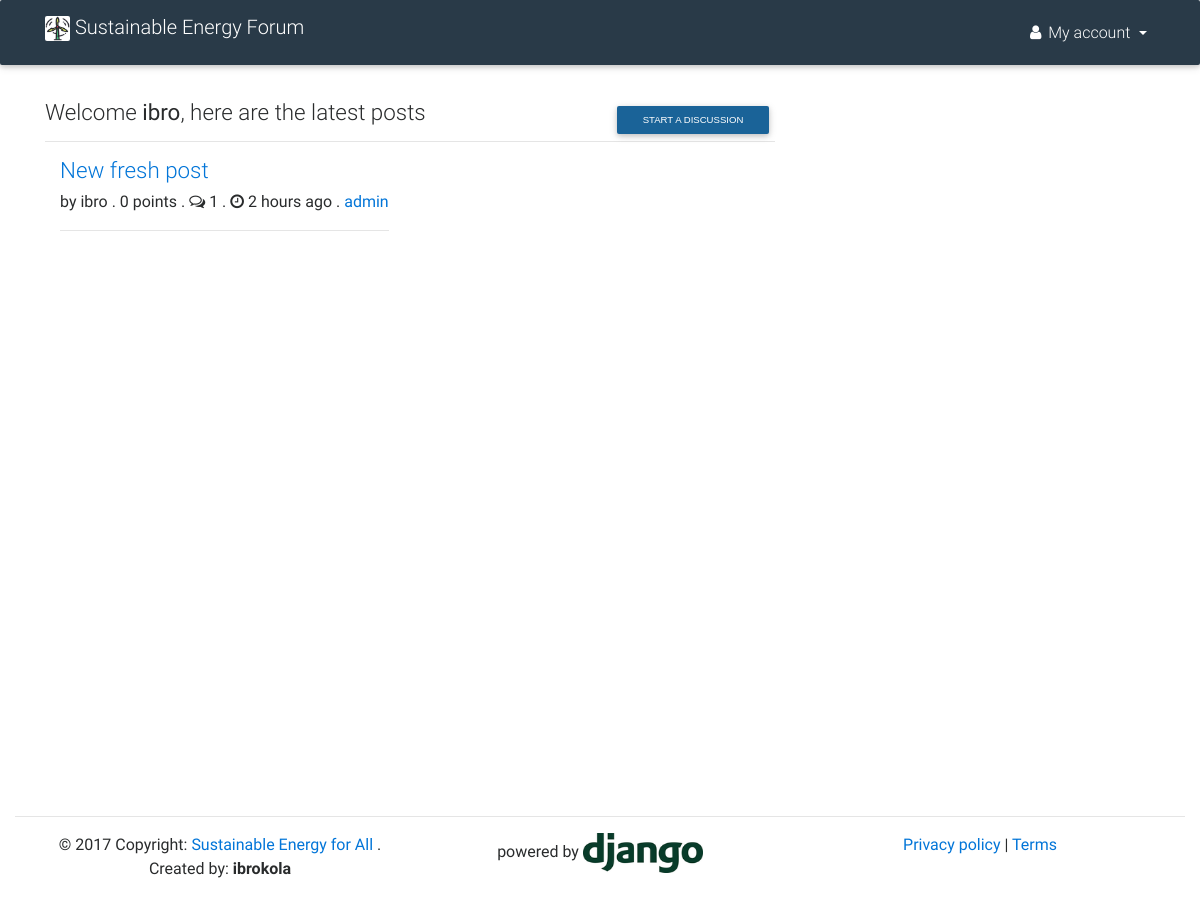
Page / (signed in) on the earlier database version.
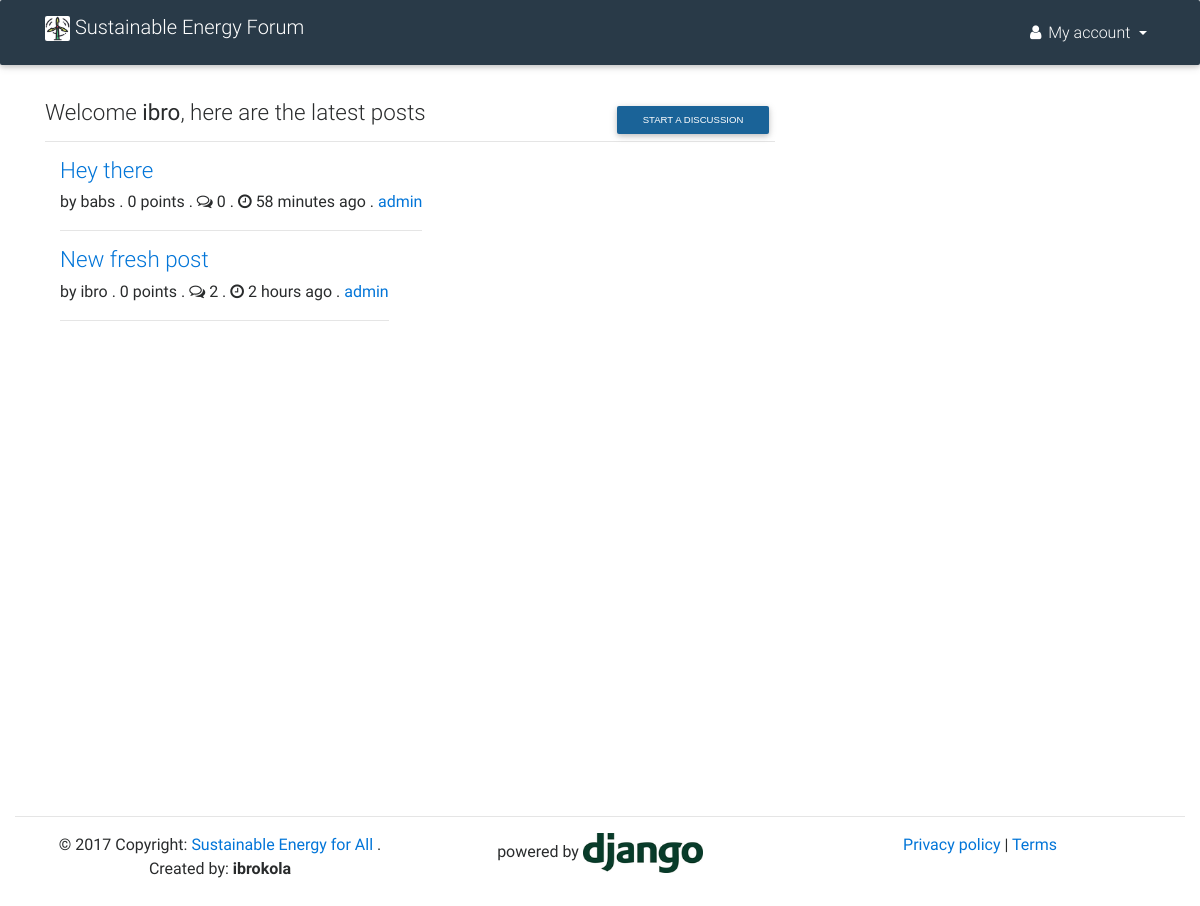
Same page on the later database version.
### users/models.py (models this page shows, shortened)
class MyUser(AbstractBaseUser):
    username = models.CharField(
        max_length=255,
        unique=True,
    )
    email = models.EmailField(
        verbose_name='email address',
        max_length=255,
        unique=True,
    )
    first_name = models.CharField(
                max_length=120,
                null=True,
                blank=True
                )
    last_name = models.CharField(
                max_length=120,
                null=True,
                blank=True
                )
    score = models.IntegerField(default=0)
    is_active = models.BooleanField(default=True)
    is_admin = models.BooleanField(default=False)
    objects = MyUserManager()
    USERNAME_FIELD = 'username'
    REQUIRED_FIELDS = ['email']
    @property
    def is_staff(self):
        return self.is_admin
    def __str__(self):              # __unicode__ on Python 2
        return self.username
    class Meta:
        db_table = "users"

### forum/models.py (models this page shows, shortened)
class Votable(models.Model):
    class Meta:
        abstract = True
    votes = GenericRelation(Vote)
    author = models.ForeignKey(User, on_delete=models.PROTECT)
    upvotes = models.IntegerField(default=0)
    downvotes = models.IntegerField(default=0)
    flags = models.IntegerField(default=0)

class Post(Votable):
    class Meta:
        db_table = "posts"
        index_together = [
            ["submission_time",],
        ]
    objects = PostsManager()
    title = models.CharField(max_length=120)
    slug = models.SlugField(null=True, blank=True)
    text = models.TextField(blank=True)
    submission_time = models.DateTimeField(auto_now_add=True)
    num_comments = models.IntegerField(default=0)
    def get_absolute_url(self):
        return reverse('forum:discussion', kwargs={"post_id": self.pk})

### home/views.py (the view, shortened to what this page needs)
# urls.py: url(r'^$', homepage, name='home'),
def homepage(request):
    if request.user.is_authenticated():
        user = request.user
        posts_list = Post.objects.recent_posts_with_my_votes(user)
        paginator = Paginator(posts_list, 20)
        page = request.GET.get('page')
        try:
            posts = paginator.page(page)
        except PageNotAnInteger:
             posts = paginator.page(1)
        except EmptyPage:
             posts = paginator.page(paginator.num_pages)
        profile = Profile.objects.filter(user=user)
        template = 'home/home_member.html'
        context = {
            "posts": posts,
            "profile": profile,
            }
        return render(request, template, context)

### forum/models.py (called while the page is built)
    def recent_posts_with_my_votes(self, user=None):
        posts = Post.objects\
            .annotate(score=F('upvotes') - F('downvotes'))\
            .select_related("author")\
            .order_by("-submission_time")[:50]
        if user:
            posts = self._append_votes_by_user(posts, user)
        return posts

### templates/home/home_member.html (shortened to what this page needs)
{% extends 'base.html' %}
{% load static %}
{% load humanize %}
{% block content %}
<div class="container-fluid" style="padding-top: 100px;"></div>
<div class="container">
    <section class="member-page">
    	<div class="row">
    		<div class="col-sm-8">
            <h4 class="h4-responsive">Welcome <strong>{{ user.username }}</strong>, here are the latest posts <small><span><a href="{% url 'forum:start_discussion' %}"><button class="btn btn-default btn-sm float-right">Start a discussion</button></a></span></small></h4>
            <hr>
            {% include 'home/latest_update.html' with posts=posts %}
            </div>
            <div class="col-sm-4 hidden-sm-down">
            </div>
            </div>
        </div>
</div>
{% endblock %}

### templates/base.html (shortened to what this page needs)
{% load static %}
<!DOCTYPE html>
<html lang="en">
<head>
    <link rel="stylesheet" href="https://maxcdn.bootstrapcdn.com/font-awesome/4.6.0/css/font-awesome.min.css">
    <link href="{% static 'css/bootstrap.min.css' %}" rel="stylesheet">
    <link href="{% static 'css/mdb.css' %}" rel="stylesheet">
    <link href="{% static 'css/main.css' %}" rel="stylesheet">
</head>
<body class="mdb-skin">
    <header>
        {% include 'navbar.html' %}
    </header>
    <main>
        <div class="" style="min-height: 800px;">
            {% block content %}{% endblock %}
    </main>
    <footer>
        {% include 'footer.html' %}
    </footer>
</body>
</html>

### templates/navbar.html (shortened to what this page needs)
{% load static %}
<nav class="navbar fixed-top navbar-toggleable-md navbar-dark scrolling-navbar">
    <div class="container">
        <a class="navbar-brand" href="/">
            <h5><img src="{% static 'img/logo/logo3.png' %}" class="d-inline-block align-top" alt="S.E.F" width="25" height="25"> Sustainable Energy Forum</h5>
        </a>
        <div class="collapse navbar-collapse" id="navbarNav">
            <ul class="navbar-nav nav-flex-icons">
            <li class="nav-item dropdown">
                <a class="nav-link dropdown-toggle" href="#" id="navbarDropdownMenuLink" data-toggle="dropdown" aria-haspopup="true" aria-expanded="false">
                    <i class="fa fa-user"></i> <span class="hidden-sm-down">My account</span>
                </a>
            </li>
            </ul>
        </div>
    </div>
</nav>

### templates/home/latest_update.html
{% load humanize %}
<div class="container-fluid">
	<div class="posts">
		{% for post in posts %}
		<div class="post">
			<div>
				<div class="post-title">
					<a href="{{ post.get_absolute_url }}">
						<h4 class="h4-responsive">{{ post.title }}</h4>
					</a>
				</div>
				<div class="post-line-2">
					<div class="post-score">
						by {{ post.author }} .
						{{ post.score }} points .
						<a><i class="fa fa-comments-o"></i> {{ post.num_comments }}
						. <i class="fa fa-clock-o"></i> {{ post.submission_time | naturaltime }}
						{% if request.user.is_staff %}
						. <a href="{% url 'admin:forum_post_change' post.id %}">admin</a>
						{% endif %}
					</div>
					<hr>
				</div>
			</div>
		</div>
		{% endfor %}
	</div>
</div>

### templates/footer.html
{% load static %}
<div class="container-fluid">
	<hr>
	<div class="footer-copyright" style="padding-bottom:40px;">
	    <div class="container text-center">
			<div class="row">
				<div class="col-sm-4">
	    		    <span class="justity-content-start">© 2017 Copyright: <a href=""> Sustainable Energy for All</a> . Created by: <b>ibrokola</b></span>
				</div>
				<div class="col-sm-4">
				    <span class="justify-content-center">powered by <img src="{% static 'img/logo/logo4.png' %}" alt="" width="120" height="40"></span>
				</div>
				<div class="col-sm-4">
				    <span class="justify-content-end"><a href="">Privacy policy</a> | <a href="">Terms</a></span>
				</div>
			</div>
		</div>
	</div>
</div>

### static/css/main.css (style rules this page uses)
.post { display: -webkit-box; display: -ms-flexbox; display: -webkit-flex; display: flex; }

Differences in the rows shown:
added Post: title "Hey there", author "babs", score "0", num_comments "0", submission_time "58 minutes ago"
changed Post "New fresh post": num_comments "1" → "2"
